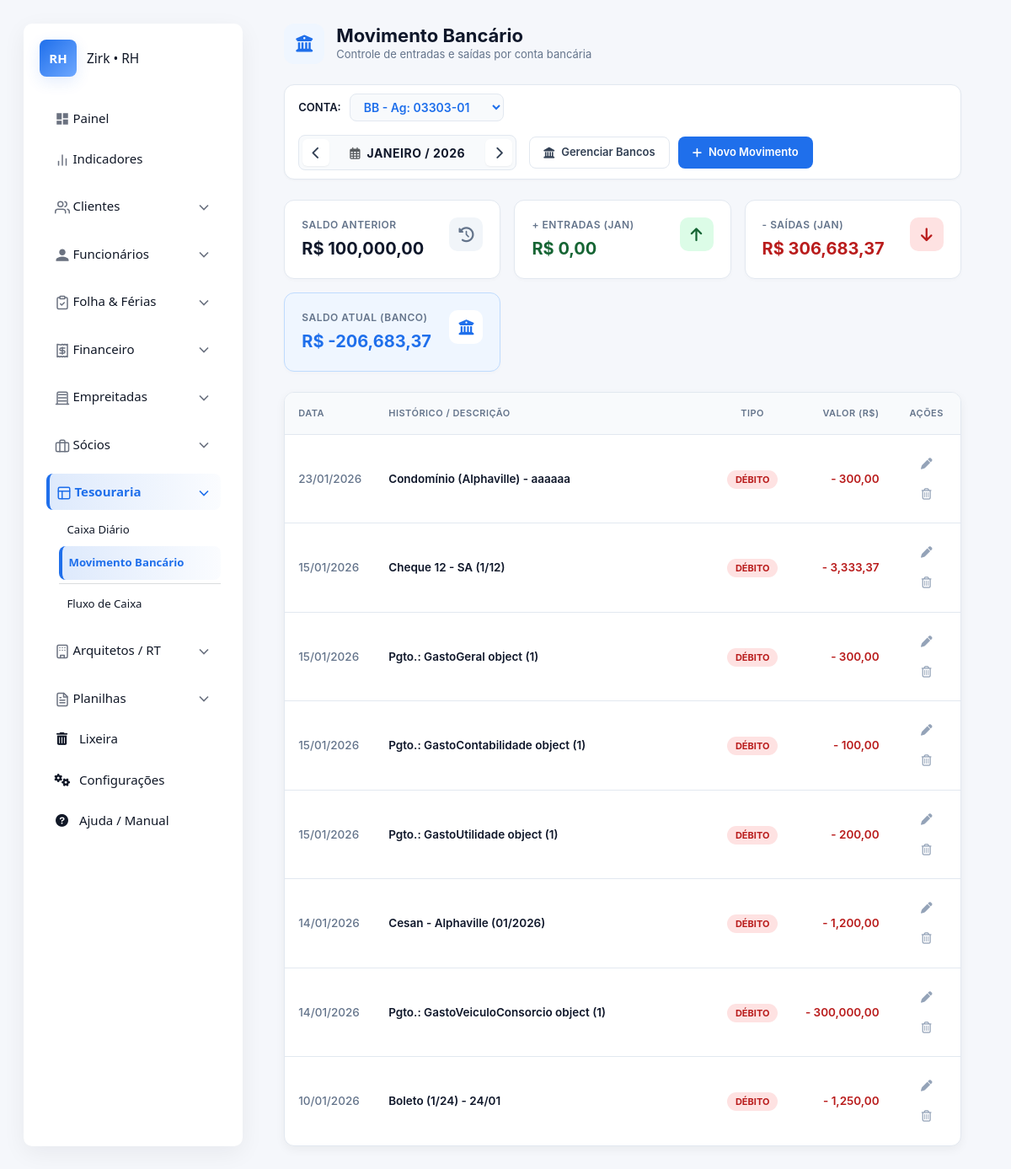
The page /receber/movimento-banco/ (signed in) on the database as committed earlier.
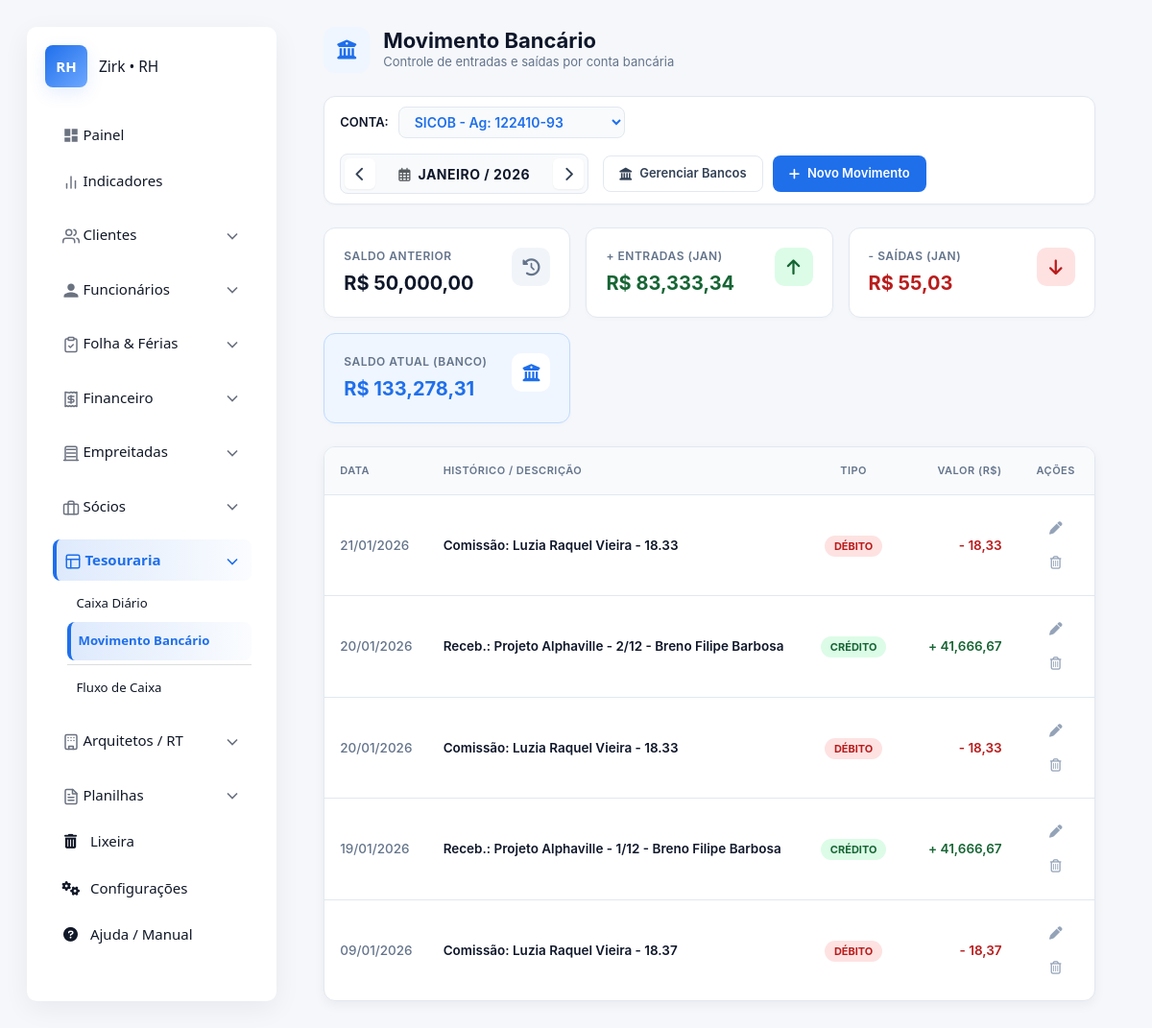
The same page on the database as committed later.
### apps/financeiro/receber/models.py (models this page shows, shortened)
class MovimentoBanco(SoftDeleteMixin):
    TIPO_CHOICES = [
        ('E', 'Entrada'),
        ('S', 'Saída'),
    ]
    banco = models.ForeignKey(Banco, on_delete=models.CASCADE, related_name='movimentos')
    data = models.DateField()
    historico = models.CharField(max_length=255)
    tipo = models.CharField(max_length=1, choices=TIPO_CHOICES)
    valor = models.DecimalField(max_digits=10, decimal_places=2)

### apps/financeiro/receber/views.py (the view)
# urls.py: path('movimento-banco/', views.movimento_banco_view, name='movimento_banco'),
@login_required
def movimento_banco_view(request):
    todos_bancos = Banco.objects.all()
    if not todos_bancos.exists():
        return redirect('receber:bancos_list') # Redireciona para criar um banco se não houver nenhum
    banco_id = request.GET.get('banco_id')
    if banco_id:
        banco_selecionado = get_object_or_404(Banco, pk=banco_id)
    else:
        banco_selecionado = todos_bancos.first() # Pega o primeiro se não for passado nada
    hoje = date.today()
    try:
        ano = int(request.GET.get('ano', hoje.year))
        mes = int(request.GET.get('mes', hoje.month))
    except ValueError:
        ano = hoje.year
        mes = hoje.month
    data_inicio = date(ano, mes, 1)
    ultimo_dia = calendar.monthrange(ano, mes)[1]
    if request.method == 'POST':
        form = MovimentoBancoForm(request.POST)
        if form.is_valid():
            movimento = form.save(commit=False)
            movimento.banco = banco_selecionado # Associa ao banco atual da tela
            movimento.save()
            return redirect(f'{request.path}?banco_id={banco_selecionado.id}&ano={ano}&mes={mes}')
    else:
        initial_date = hoje if (hoje.year == ano and hoje.month == mes) else data_inicio
        form = MovimentoBancoForm(initial={'data': initial_date, 'tipo': 'S'})
    saldo_inicial_cadastro = banco_selecionado.saldo_inicial
    entradas_ant = MovimentoBanco.objects.filter(
        banco=banco_selecionado,
        data__lt=data_inicio,
        tipo='E'
    ).aggregate(s=Coalesce(Sum('valor'), Decimal(0)))['s']
    saidas_ant = MovimentoBanco.objects.filter(
        banco=banco_selecionado,
        data__lt=data_inicio,
        tipo='S'
    ).aggregate(s=Coalesce(Sum('valor'), Decimal(0)))['s']
    saldo_anterior = saldo_inicial_cadastro + entradas_ant - saidas_ant
    movimentacoes = MovimentoBanco.objects.filter(
        banco=banco_selecionado,
        data__year=ano,
        data__month=mes
    ).order_by('-data', '-id')
    total_entradas_mes = movimentacoes.filter(tipo='E').aggregate(s=Coalesce(Sum('valor'), Decimal(0)))['s']
    total_saidas_mes = movimentacoes.filter(tipo='S').aggregate(s=Coalesce(Sum('valor'), Decimal(0)))['s']
    saldo_atual = saldo_anterior + total_entradas_mes - total_saidas_mes
    data_nav = date(ano, mes, 1)
    prox_mes_data = (data_nav + timedelta(days=32)).replace(day=1)
    ant_mes_data = (data_nav - timedelta(days=1)).replace(day=1)
    context = {
        'todos_bancos': todos_bancos,
        'banco_selecionado': banco_selecionado,
        'movimentacoes': movimentacoes,
        'saldo_anterior': saldo_anterior,
        'total_entradas': total_entradas_mes,
        'total_saidas': total_saidas_mes,
        'saldo_atual': saldo_atual,
        'form': form,
        'mes_atual': mes,
        'ano_atual': ano,
        'data_ref': data_nav,
        'prox_mes': prox_mes_data.month,
        'prox_ano': prox_mes_data.year,
        'ant_mes': ant_mes_data.month,
        'ant_ano': ant_mes_data.year,
    }
    return render(request, 'core/financeiro/receber/movimento_banco.html', context)

### apps/financeiro/receber/forms.py
class MovimentoBancoForm(forms.ModelForm):
    class Meta:
        model = MovimentoBanco
        fields = ['banco', 'data', 'historico', 'tipo', 'valor']
        widgets = {
            'banco': forms.Select(attrs={'class': 'form-control'}),
            'data': forms.DateInput(attrs={'type': 'date', 'class': 'form-control'}, format='%Y-%m-%d'),
            'historico': forms.TextInput(attrs={'class': 'form-control'}),
            'tipo': forms.Select(attrs={'class': 'form-control'}),
            'valor': forms.NumberInput(attrs={'class': 'form-control', 'step': '0.01'}),
        }

### apps/configuracoes/context_processors.py (called while the page is built)
def configuracoes_globais(request):
    return {}

### apps/configuracoes/mixin.py (called while the page is built)
    def get_queryset(self):
        return super().get_queryset().filter(is_deleted=False)

### apps/ferias/service.py (called while the page is built)
def atualizar_todos_periodos():
    funcionarios = Funcionario.objects.all() # O SoftDeleteMixin já deve filtrar os deletados
    for func in funcionarios:
        if getattr(func, 'is_deleted', False):
            continue
        gerar_novo_periodo_aquisitivo(func)

### templates/core/financeiro/receber/movimento_banco.html (shortened to what the changed rows need)
{% extends 'core/base.html' %}
{% load humanize %}
{% load static %}
{% block content %}
<div class="page-container">
    <div class="page-header">
        <div class="header-left">
            <div class="header-content">
                <h1>Movimento Bancário</h1>
            </div>
        </div>
    </div>
    <div class="controls-bar">
        <form method="GET" id="formBanco" class="bank-selector-form">
            <label class="bank-label">Conta:</label>
            <select name="banco_id" class="bank-select" onchange="this.form.submit()">
                {% for b in todos_bancos %}
                    <option value="{{ b.id }}" {% if b.id == banco_selecionado.id %}selected{% endif %}>
                        {{ b.nome }} {% if b.agencia %}- Ag: {{ b.agencia }}{% endif %}
                    </option>
                {% endfor %}
            </select>
        </form>
    </div>
    <div class="metrics-grid">
        <div class="metric-card card-gray">
            <div class="metric-info"><span class="metric-label">Saldo Anterior</span><span class="metric-value">R$ {{ saldo_anterior|floatformat:2|intcomma }}</span></div>
        </div>
        <div class="metric-card card-green">
            <div class="metric-info"><span class="metric-label">+ Entradas ({{ data_ref|date:"M" }})</span><span class="metric-value">R$ {{ total_entradas|floatformat:2|intcomma }}</span></div>
        </div>
        <div class="metric-card card-red">
            <div class="metric-info"><span class="metric-label">- Saídas ({{ data_ref|date:"M" }})</span><span class="metric-value">R$ {{ total_saidas|floatformat:2|intcomma }}</span></div>
        </div>
        <div class="metric-card card-blue">
            <div class="metric-info"><span class="metric-label">Saldo Atual (Banco)</span><span class="metric-value">R$ {{ saldo_atual|floatformat:2|intcomma }}</span></div>
        </div>
    </div>
    <div class="list-panel">
        <div class="table-container">
            <table class="clean-table">
                <thead>
                    <tr>
                        <th width="12%">Data</th>
                        <th>Histórico / Descrição</th>
                        <th width="10%" class="text-center">Tipo</th>
                        <th width="15%" class="text-end">Valor (R$)</th>
                        <th width="10%" class="text-center">Ações</th>
                    </tr>
                </thead>
                <tbody>
                    {% for item in movimentacoes %}
                    <tr>
                        <td style="color: var(--text-muted); font-weight: 500;">{{ item.data|date:"d/m/Y" }}</td>
                        <td style="font-weight: 600; color: var(--text-dark);">{{ item.historico }}</td>
                        <td class="text-center">
                            {% if item.tipo == 'E' %}
                                <span class="badge-tipo badge-entrada">Crédito</span>
                            {% else %}
                                <span class="badge-tipo badge-saida">Débito</span>
                            {% endif %}
                        </td>
                        <td class="text-end font-weight-bold">
                            {% if item.tipo == 'E' %}
                                <span class="val-entrada">+ {{ item.valor|floatformat:2|intcomma }}</span>
                            {% else %}
                                <span class="val-saida">- {{ item.valor|floatformat:2|intcomma }}</span>
                            {% endif %}
                        </td>
                        <td class="text-center">
                            <button type="button"
                                    class="btn-icon-action"
                                    data-bs-toggle="modal"
                                    data-bs-target="#modalEditar"
                                    data-url="{% url 'receber:movimento_banco_edit' item.pk %}"
                                    data-data="{{ item.data|date:'Y-m-d' }}"
                                    data-tipo="{{ item.tipo }}"
                                    data-valor="{{ item.valor|stringformat:'.2f' }}"
                                    data-historico="{{ item.historico }}"
                                    data-banco-id="{{ banco_selecionado.id }}">
                                <i class="fas fa-pen"></i>
                            </button>
                            <form action="{% url 'receber:movimento_banco_delete' item.pk %}" method="POST" onsubmit="return confirm('Excluir este lançamento?');" style="display:inline;">
                                <button type="submit" class="btn-icon-action btn-icon-delete" title="Excluir">
                                    <i class="far fa-trash-alt"></i>
                                </button>
                            </form>
                        </td>
                    </tr>
                    {% endfor %}
                </tbody>
            </table>
        </div>
    </div>
</div>
{% endblock %}

Rows that differ between the two databases and show on the page:
removed MovimentoBanco: data "23/01/2026", historico "Condomínio (Alphaville) - aaaaaa", tipo "DÉBITO", valor "300,00"
no longer on this page (row edited): MovimentoBanco: data "15/01/2026", historico "Cheque 12 - SA (1/12)", tipo "DÉBITO", valor "3,333,37"
no longer on this page (row edited): MovimentoBanco: data "15/01/2026", historico "Pgto.: GastoGeral object (1)", tipo "DÉBITO", valor "300,00"
removed MovimentoBanco: data "15/01/2026", historico "Pgto.: GastoContabilidade object (1)", tipo "DÉBITO", valor "100,00"
removed MovimentoBanco: data "15/01/2026", historico "Pgto.: GastoUtilidade object (1)", tipo "DÉBITO", valor "200,00"
removed MovimentoBanco: data "14/01/2026", historico "Cesan - Alphaville (01/2026)", tipo "DÉBITO", valor "1,200,00"
no longer on this page (row edited): MovimentoBanco: data "14/01/2026", historico "Pgto.: GastoVeiculoConsorcio object (1)", tipo "DÉBITO", valor "300,000,00"
removed MovimentoBanco: data "10/01/2026", historico "Boleto (1/24) - 24/01", tipo "DÉBITO", valor "1,250,00"
added MovimentoBanco: data "21/01/2026", historico "Comissão: Luzia Raquel Vieira - 18.33", tipo "DÉBITO", valor "18,33"
now on this page (row edited): MovimentoBanco: data "20/01/2026", historico "Receb.: Projeto Alphaville - 2/12 - Breno Filipe Barbosa", tipo "CRÉDITO", valor "41,666,67"
added MovimentoBanco: data "20/01/2026", historico "Comissão: Luzia Raquel Vieira - 18.33", tipo "DÉBITO", valor "18,33"
now on this page (row edited): MovimentoBanco: data "19/01/2026", historico "Receb.: Projeto Alphaville - 1/12 - Breno Filipe Barbosa", tipo "CRÉDITO", valor "41,666,67"
now on this page (row edited): MovimentoBanco: data "09/01/2026", historico "Comissão: Luzia Raquel Vieira - 18.37", tipo "DÉBITO", valor "18,37"
Other text that changed with them:
form field banco_id: "BB - Ag: 03303-01" → "SICOB - Ag: 122410-93"
{{ saldo_anterior|floatformat:2|intcomma }}: "100,000,00" → "50,000,00"
{{ total_entradas|floatformat:2|intcomma }}: "0,00" → "83,333,34"
{{ total_saidas|floatformat:2|intcomma }}: "306,683,37" → "55,03"
{{ saldo_atual|floatformat:2|intcomma }}: "-206,683,37" → "133,278,31"
